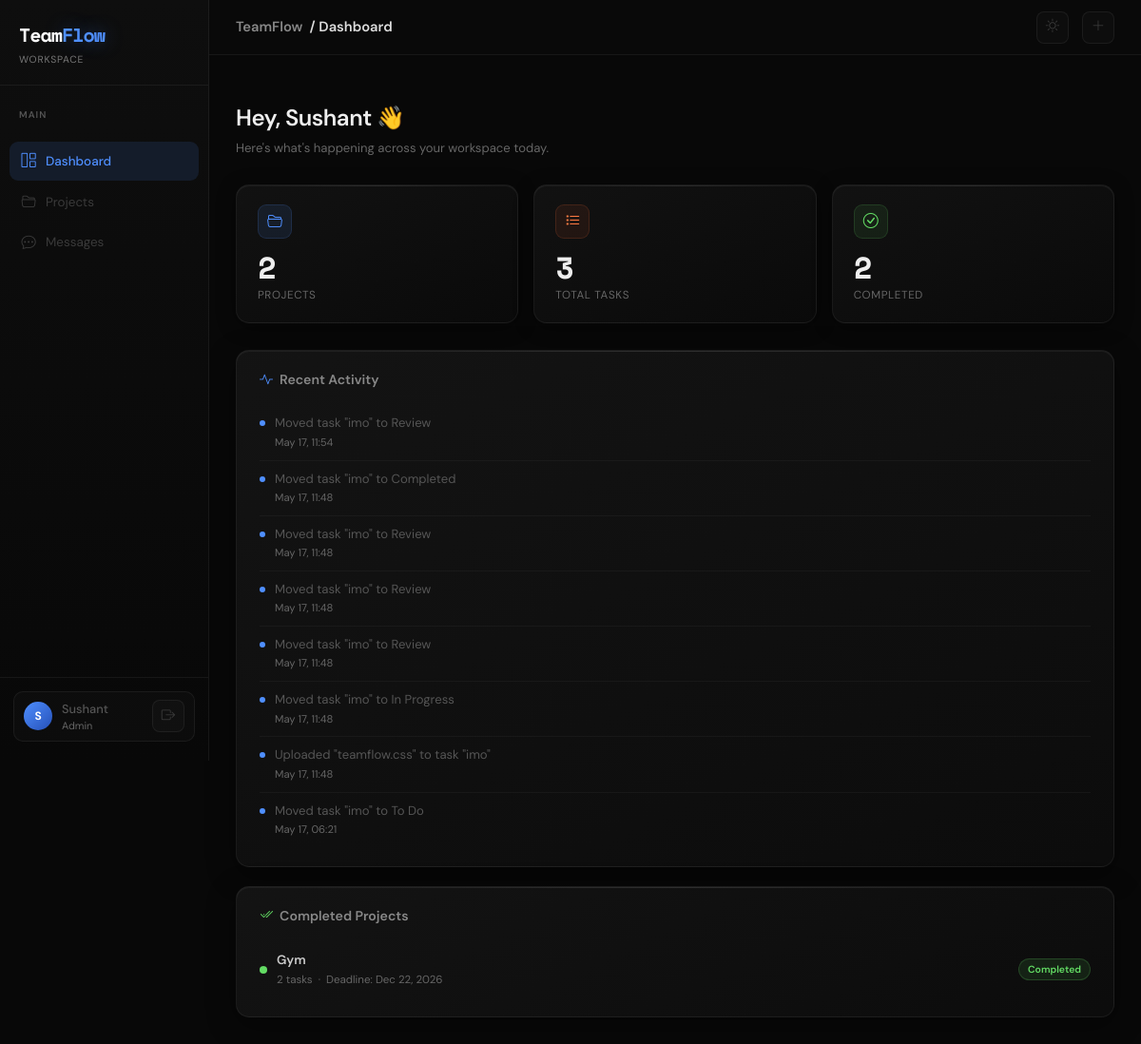
The page /dashboard (signed in) on the database its author committed.
### app/models.py (models this page shows, shortened)
class User(db.Model, UserMixin):
    id = db.Column(db.Integer, primary_key=True)
    full_name = db.Column(db.String(100), nullable=False)
    email = db.Column(db.String(120), unique=True, nullable=False)
    password_hash = db.Column(db.String(200), nullable=False)
    role = db.Column(db.String(20), default='Member')  # Admin or Member
    profile_image = db.Column(db.String(100), default='default.jpg')
    created_at = db.Column(db.DateTime, default=datetime.utcnow)
    assigned_tasks = db.relationship('Task', backref='assignee', lazy=True, foreign_keys='Task.assigned_to')
    member_of = db.relationship('ProjectMember', backref='user', lazy=True)
    messages_sent = db.relationship('Message', backref='sender', lazy=True)
    task_files = db.relationship('TaskFile', backref='uploader', lazy=True)
    reports = db.relationship('TaskReport', backref='member', lazy=True)

class ActivityLog(db.Model):
    id = db.Column(db.Integer, primary_key=True)
    project_id = db.Column(db.Integer, db.ForeignKey('project.id'))
    user_id = db.Column(db.Integer, db.ForeignKey('user.id'))
    action = db.Column(db.String(255))
    timestamp = db.Column(db.DateTime, default=datetime.utcnow)

class Project(db.Model):
    id = db.Column(db.Integer, primary_key=True)
    name = db.Column(db.String(100), nullable=False)
    description = db.Column(db.Text)
    start_date = db.Column(db.Date)
    deadline = db.Column(db.Date)
    priority = db.Column(db.String(20))  # Low, Medium, High, Critical
    status = db.Column(db.String(20), default='Active')
    created_by = db.Column(db.Integer, db.ForeignKey('user.id'))
    created_at = db.Column(db.DateTime, default=datetime.utcnow)
    members = db.relationship('ProjectMember', backref='project', cascade="all, delete", lazy=True)
    tasks = db.relationship('Task', backref='project', cascade="all, delete", lazy=True)
    messages = db.relationship('Message', backref='project', cascade="all, delete", lazy=True)

### app/routes/main.py (the view, shortened to what this page needs)
@main.route('/dashboard')
@login_required
def dashboard():
    if current_user.role == 'Admin':
        my_projects = Project.query.filter_by(created_by=current_user.id).all()
        my_project_ids = [p.id for p in my_projects]
        proj_count = len(my_project_ids)
        task_count = 0
        done_count = 0
        for p in my_projects:
            for t in p.tasks:
                task_count += 1
                if t.status == 'Completed':
                    done_count += 1
        completed_projects = [p for p in my_projects if p.status == 'Completed']
    recent_logs = ActivityLog.query.filter(
        ActivityLog.project_id.in_(my_project_ids)
    ).order_by(ActivityLog.timestamp.desc()).limit(8).all()
    return render_template('dashboard/home.html',
        p_count=proj_count,
        t_count=task_count,
        d_count=done_count,
        logs=recent_logs,
        completed_projects=completed_projects
    )

### app/__init__.py (called while the page is built)
def create_app(config_class=Config):
    app = Flask(__name__)
    app.config.from_object(config_class)
    csrf.init_app(app)
    db.init_app(app)
    migrate.init_app(app, db)
    login_manager.init_app(app)
    socketio.init_app(app)
    @app.context_processor
    def inject_today():
        todays_date = date.today()
        return dict(today=todays_date)
    from app.routes.auth import auth
    from app.routes.projects import projects
    from app.routes.tasks import tasks
    from app.routes.main import main
    from app.routes.chat import chat_bp
    app.register_blueprint(auth)
    app.register_blueprint(projects)
    app.register_blueprint(tasks)
    app.register_blueprint(main)
    app.register_blueprint(chat_bp)
    return app

### app/models.py (called while the page is built)
@login_manager.user_loader
def load_user(user_id):
    user = User.query.get(int(user_id))
    return user

### app/templates/dashboard/home.html (shortened to what this page needs)
{% extends 'base.html' %}
{% block page_title %}Dashboard{% endblock %}
{% block content %}
<div class="welcome-row">
    <div class="welcome-title">Hey, {{ current_user.full_name.split(' ')[0] }} 👋</div>
    <p class="welcome-sub">Here's what's happening across your workspace today.</p>
</div>
<div class="stats-row">
    <div class="stat-card">
        <div class="stat-icon blue"><i class="bi bi-folder2-open"></i></div>
        <div class="stat-value">{{ p_count }}</div>
        <div class="stat-label">Projects</div>
    </div>
    <div class="stat-card">
        <div class="stat-icon orange"><i class="bi bi-list-task"></i></div>
        <div class="stat-value">{{ t_count }}</div>
        <div class="stat-label">Total Tasks</div>
    </div>
    <div class="stat-card">
        <div class="stat-icon green"><i class="bi bi-check-circle"></i></div>
        <div class="stat-value">{{ d_count }}</div>
        <div class="stat-label">Completed</div>
    </div>
</div>
<div class="tf-card" style="margin-bottom: 20px;">
    <div class="section-title">
        <i class="bi bi-activity"></i> Recent Activity
    </div>
    {% if logs %}
        {% for log in logs %}
        <div class="log-row">
            <div class="log-dot"></div>
            <div>
                <div class="log-action">{{ log.action }}</div>
                <div class="log-time">{{ log.timestamp.strftime('%b %d, %H:%M') }}</div>
            </div>
        </div>
        {% endfor %}
    {% else %}
        <div class="empty-logs">No activity yet. Create a project to get started!</div>
    {% endif %}
</div>
<div class="tf-card">
    <div class="section-title">
        <i class="bi bi-check2-all" style="color:#63dc64;"></i> Completed Projects
    </div>
    {% if completed_projects %}
        {% for project in completed_projects %}
        <div class="log-row" style="align-items:center;">
            <div style="width:8px;height:8px;border-radius:50%;background:#63dc64;flex-shrink:0;margin-top:0;"></div>
            <div style="flex:1;min-width:0;">
                <div style="font-size:0.84rem;font-weight:600;color:#ccc;">{{ project.name }}</div>
                <div style="font-size:0.72rem;color:#666;margin-top:2px;">
                    {{ project.tasks|length }} tasks &nbsp;·&nbsp;
                    Deadline: {{ project.deadline.strftime('%b %d, %Y') if project.deadline else '—' }}
                </div>
            </div>
            <span style="font-size:0.65rem;font-weight:600;background:rgba(99,220,100,0.1);color:#63dc64;border:1px solid rgba(99,220,100,0.2);padding:3px 9px;border-radius:20px;white-space:nowrap;">
                Completed
            </span>
        </div>
        {% endfor %}
    {% else %}
        <div class="empty-logs">No completed projects yet.</div>
    {% endif %}
</div>
{% endblock %}

### app/templates/base.html (shortened to what this page needs)
<!DOCTYPE html>
<html lang="en">
<head>
    <link href="https://cdn.jsdelivr.net/npm/bootstrap@5.3.0/dist/css/bootstrap.min.css" rel="stylesheet">
    <link rel="stylesheet" href="https://cdn.jsdelivr.net/npm/bootstrap-icons@1.11.0/font/bootstrap-icons.css">
    <link rel="stylesheet" href="{{ url_for('static', filename='css/teamflow.css') }}">
</head>
<body class="app-page">
<aside class="sidebar">
    <a href="{{ url_for('main.dashboard') }}" class="sidebar-brand">
        <div class="logo-text">Team<span>Flow</span></div>
        <div class="logo-sub">Workspace</div>
    </a>
    <nav class="sidebar-nav">
        <p class="nav-section-label">Main</p>
        <a href="{{ url_for('main.dashboard') }}" class="sidebar-link {% if request.endpoint == 'main.dashboard' %}active{% endif %}">
            <i class="bi bi-grid-1x2"></i> Dashboard
        </a>
        <a href="{{ url_for('projects.list_projects') }}" class="sidebar-link {% if 'project' in (request.endpoint or '') %}active{% endif %}">
            <i class="bi bi-folder2-open"></i> Projects
        </a>
        <a href="{{ url_for('chat.index') }}" class="sidebar-link {% if 'chat' in (request.endpoint or '') %}active{% endif %}">
            <i class="bi bi-chat-dots"></i> Messages
        </a>
    </nav>
    <div class="sidebar-user">
        <div class="user-chip">
            <div class="user-avatar">{{ current_user.full_name[0].upper() }}</div>
            <div>
                <div class="user-name">{{ current_user.full_name.split(' ')[0] }}</div>
                <div class="user-role">{{ current_user.role }}</div>
            </div>
            <a href="{{ url_for('auth.logout') }}" class="ms-auto topbar-icon-btn" title="Logout">
                <i class="bi bi-box-arrow-right"></i>
            </a>
        </div>
    </div>
</aside>
<div class="main-wrapper">
    <header class="topbar">
        <div class="topbar-title">
            TeamFlow &nbsp;<span>/ {% block page_title %}Dashboard{% endblock %}</span>
        </div>
        <div class="topbar-actions">
            <button class="topbar-icon-btn" id="themeToggleBtn" onclick="toggleTheme()" title="Toggle light / dark mode">
                <i class="bi bi-sun" id="themeIcon"></i>
            </button>
            {% if current_user.role == 'Admin' %}
            <a href="{{ url_for('projects.new_project') }}" class="topbar-icon-btn" title="New Project">
                <i class="bi bi-plus-lg"></i>
            </a>
            {% endif %}
        </div>
    </header>
    <main class="page-body">
        {% block content %}{% endblock %}
    </main>
</div>
</body>
</html>

### rows shown on the page
User: full_name "S", full_name "Sushant", role "Admin"
ActivityLog: action "Moved task \"imo\" to Review", timestamp "May 17, 11:54"
ActivityLog: action "Moved task \"imo\" to Completed", timestamp "May 17, 11:48"
ActivityLog: action "Moved task \"imo\" to Review", timestamp "May 17, 11:48"
ActivityLog: action "Moved task \"imo\" to Review", timestamp "May 17, 11:48"
ActivityLog: action "Moved task \"imo\" to Review", timestamp "May 17, 11:48"
ActivityLog: action "Moved task \"imo\" to In Progress", timestamp "May 17, 11:48"
ActivityLog: action "Uploaded \"teamflow.css\" to task \"imo\"", timestamp "May 17, 11:48"
ActivityLog: action "Moved task \"imo\" to To Do", timestamp "May 17, 06:21"
Project: name "Gym", tasks|length "2", deadline "Dec 22, 2026"

### other values the page prints
{{ p_count }} "2"
{{ t_count }} "3"
{{ d_count }} "2"
